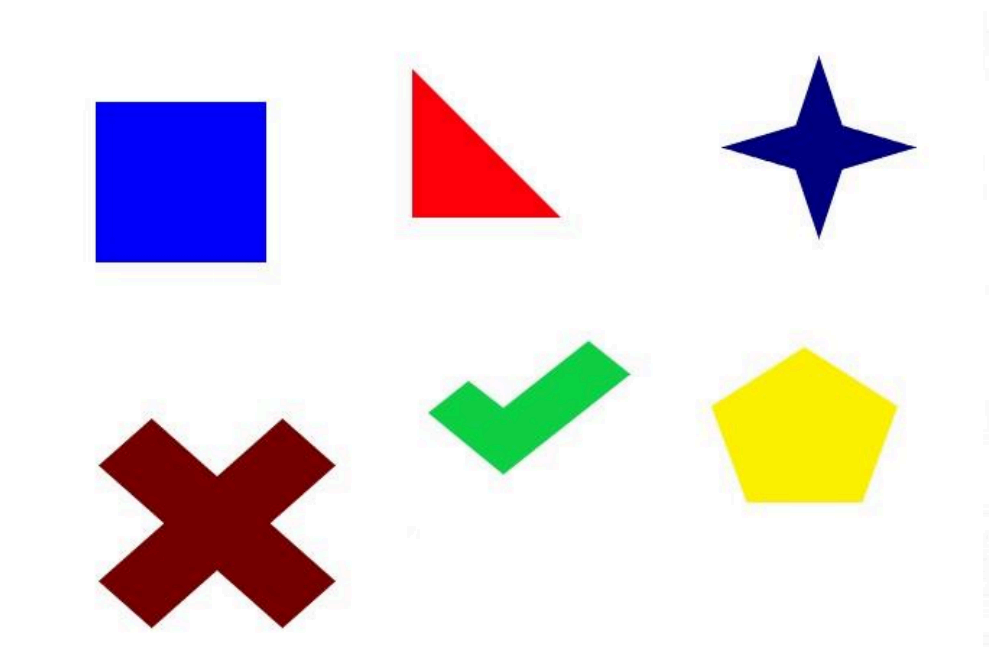
//> input picture test.png, 989 x 654 px, given in place of the camera
$ ./main   (built with g++ and OpenCV 4)
//> lines starting //> are read from the running program, lines starting //| are printed output that depends on the picture; after the words box and inside, x2 and y2 are one past the last pixel; in counts of white or black regions, pixels touching at a corner belong together
#include <opencv2/opencv.hpp>
#include <iostream>
#include <vector>

using namespace cv;
using namespace std;

int main()
{
    // 基础 1. 读取摄像头实时画面
    VideoCapture cap(0);
    if (!cap.isOpened())
    {
        cout << "无法打开摄像头或视频" << endl;
        return -1;
    }

    Mat frame, gray, binary, result;

    while (true)
    {
        // 读取一帧画面
        cap >> frame;
//> frame is the input picture: 654 rows x 989 cols, CV_8UC3; mean B, G, R 225.4, 223, 229.6
        if (frame.empty())
        {
            break;
        }

        // 基础4：显示原始画面  复制一个原始画面
        frame.copyTo(result);

        /* 图像预处理与二值化 */
        //基础2： 转换为灰度图
        cvtColor(frame, gray, COLOR_BGR2GRAY);
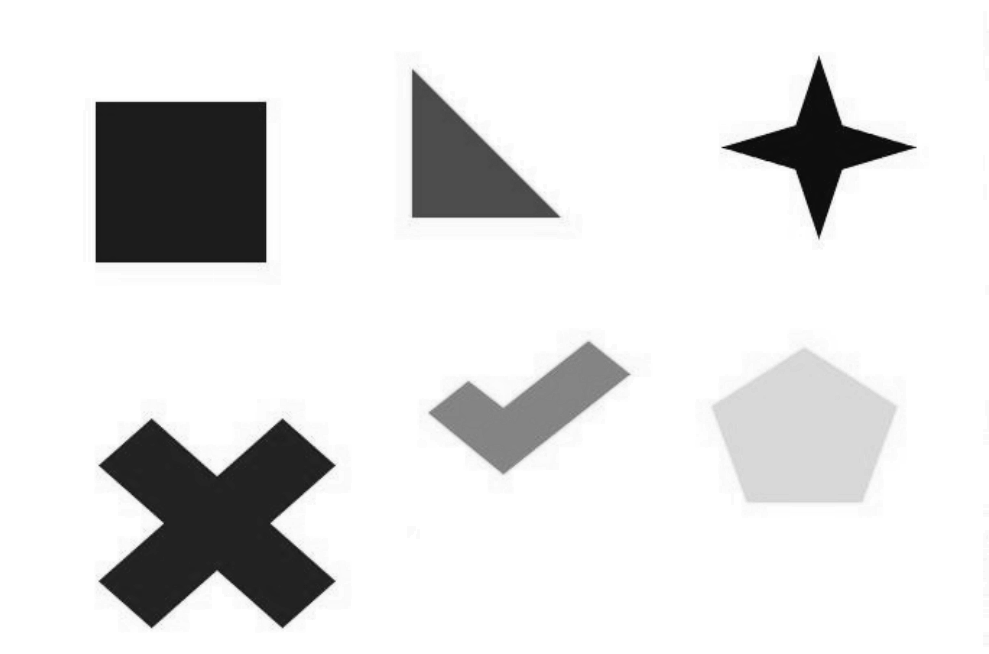
//> gray: 654 rows x 989 cols, CV_8UC1; min 8, max 255, mean 225.2

        // 进阶1：必要的去噪 高斯
        // 使用5x5的卷积核，消除图像中的高频噪点
        GaussianBlur(gray, gray, Size(5, 5), 0);
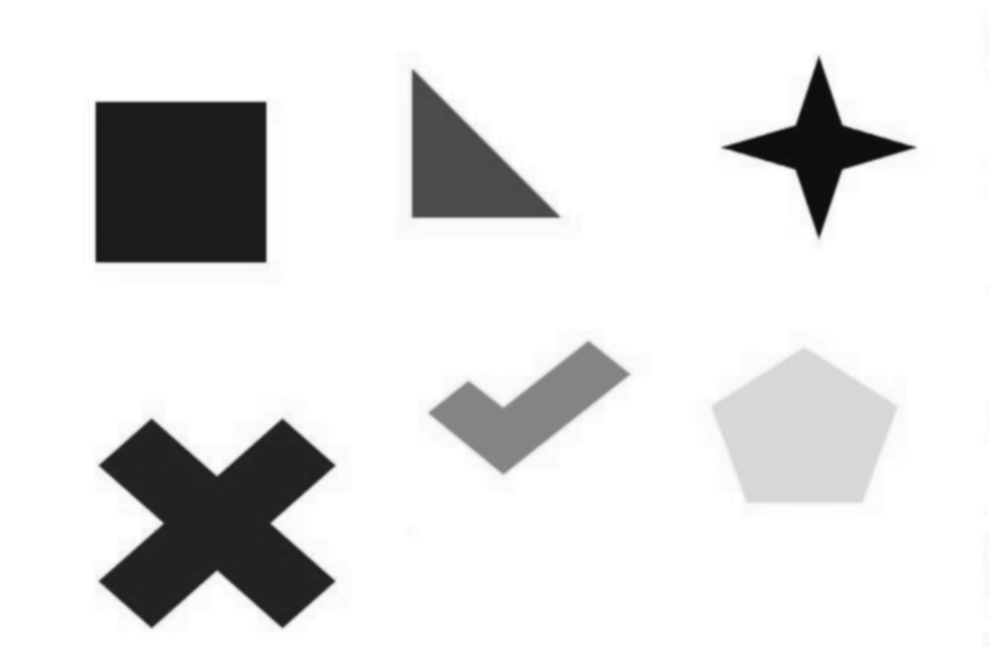
//> gray: 654 rows x 989 cols, CV_8UC1; 10.56% of pixels changed, all inside (x1, y1, x2, y2) = (82, 10, 989, 648)

        // 基础3：不得只使用单一固定阈值 自适应二值化
        // 使用 THRESH_OTSU，根据现场光照变化选择或调整二值化阈值
        threshold(gray, binary, 0, 255, THRESH_BINARY | THRESH_OTSU);
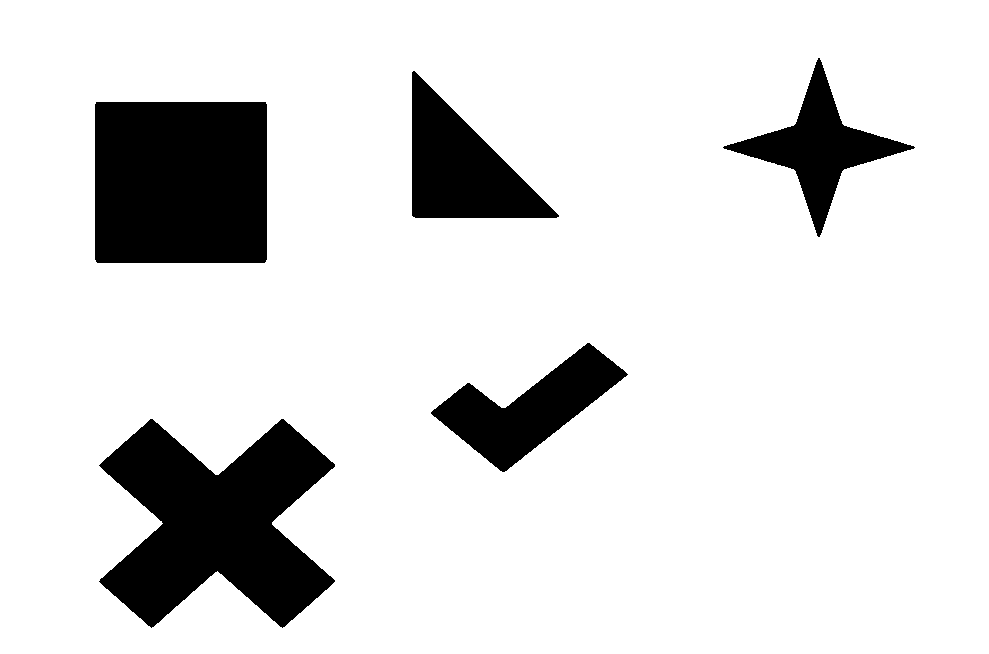
//> binary: 654 rows x 989 cols, CV_8UC1; 86.5% white; 5 black regions, box (x1, y1, x2, y2) and area: (99, 419, 335, 628) 29756, (95, 102, 267, 263) 27680, (412, 71, 559, 218) 11162, (431, 343, 628, 472) 10060, (723, 58, 915, 237) 8773

        // 进阶1：形态学处理 使用开运算
        Mat kernel = getStructuringElement(MORPH_RECT, Size(3, 3));
        morphologyEx(binary, binary, MORPH_OPEN, kernel);
//> binary: 654 rows x 989 cols, CV_8UC1; 86.5% white; 5 black regions

        /*轮廓检测与形状识别*/
        vector<vector<Point>> contours; // 存储所有轮廓
        vector<Vec4i> hierarchy;        // 轮廓的层级信息

        // RETR_EXTERNAL只找最外层，避免嵌套干扰
        findContours(binary, contours, hierarchy, RETR_EXTERNAL, CHAIN_APPROX_SIMPLE);
//> contours = 1 contour; box (x1, y1, x2, y2) and area: (0, 0, 989, 654) 645164


        for (size_t i = 0; i < contours.size(); i++)
        {
            // 过滤掉太小的轮廓、噪点
            double area = contourArea(contours[i]);  //计算面积
            if (area < 1000) continue; // 面积小于1000像素的忽略

            //  进阶2：识别形状 多边形逼近
            // 计算轮廓的周长
            double peri = arcLength(contours[i], true);   //选择闭合的为所需要的轮廓
            // 用多边形逼近轮廓，0.04*peri 是经验值，表示逼近精度，这个精度我上网查的
            vector<Point> approx;  //存储多边形顶点
            approxPolyDP(contours[i], approx, 0.04 * peri, true);

            //  获取轮廓的边界框 用于绘制
            Rect boundingRect = cv::boundingRect(contours[i]);
            string shapeName = "Unknown";
            Scalar color;

            // 根据顶点数量判断形状
            if (approx.size() == 3)
            {
                // 3个顶点：三角形
                shapeName = "Triangle";
                color = Scalar(0, 0, 255); // 红色
            }
            else if (approx.size() == 4)
            {
                // 4个顶点：矩形或正方形  计算边界框的宽高比

                float aspectRatio = (float)boundingRect.width / (float)boundingRect.height;
                // 宽高比接近1，认为是正方形 允许一定误差，比如0.85到1.15之间？这个范围调一下
                if (aspectRatio >= 0.85 && aspectRatio <= 1.15)
                {
                    shapeName = "Square";
                    color = Scalar(0, 255, 0); // 绿色
                }
                else
                {
                    shapeName = "Rectangle";
                    color = Scalar(255, 0, 0); // 蓝色
                }
            }
            else if (approx.size() > 6)
            {
                // 顶点数大于4，可能是圆形 ，不过可以试一下6，但是这样就中间有空出来的没检测
                // 通过判断轮廓面积与最小外接圆面积的比值来确认 圆形的比值接近1 ，这个借鉴了csdn上的 之前也试用过
                Point2f center;
                float radius;
                minEnclosingCircle(contours[i], center, radius);  //找到最小闭合的圆
                float circleArea = 3.14159 * radius * radius;  //计算圆的面积
                float ratio = area / circleArea;   //占比

                if (ratio > 0.7)
                { // 如果轮廓占据外接圆的70%以上，认为是圆 调一下
                    shapeName = "Circle";
                    color = Scalar(0, 255, 255); // 黄色
                }
            }

            //  进阶3 绘制结果
            if (shapeName != "Unknown")  //有轮廓
            {
                // 绘制轮廓 在原图上画
                drawContours(result, contours, (int)i, color, 2);

                // 绘制识别框
                rectangle(result, boundingRect, color, 2);

                // 绘制类别名称
                // 将类别名称的文字放在识别框的左上方
                putText(result, shapeName, Point(boundingRect.x, boundingRect.y - 10),
                        FONT_HERSHEY_SIMPLEX, 0.8, color, 2);
            }
        }
//> this loop made 1 pass
//> (area, peri, approx, boundingRect, aspectRatio) on pass 1: (645164, 3282, 4 Points (x, y): [0, 0], [0, 653], [988, 653], [988, 0], Rect(0, 0, 989, 654), 1.51)
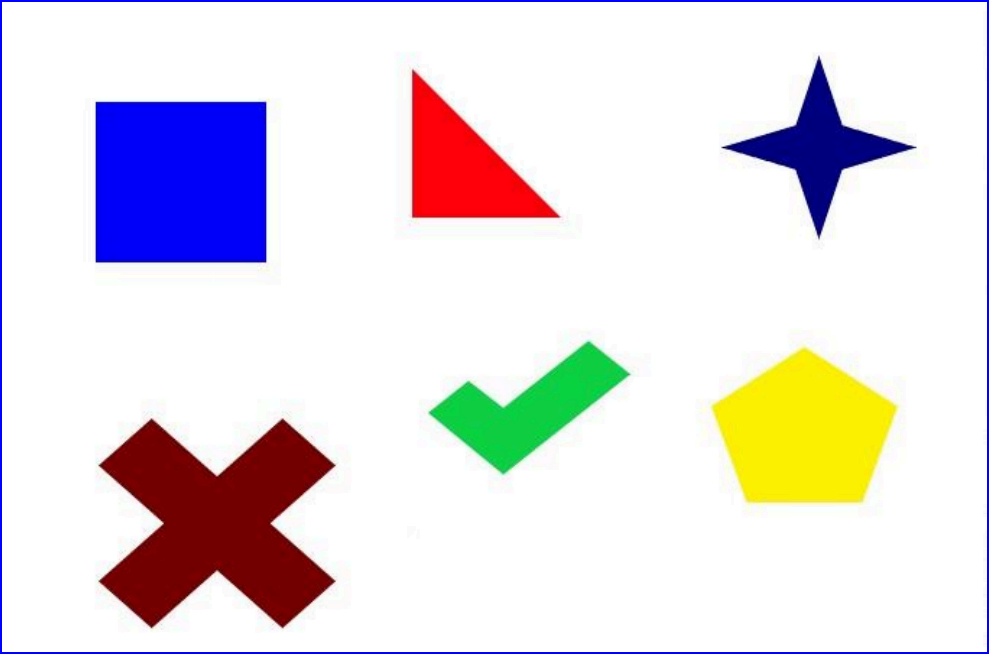
//> result: 654 rows x 989 cols, CV_8UC3; 1.01% of pixels changed, all inside (x1, y1, x2, y2) = (0, 0, 989, 654)

        // 基础4 ：实时显示画面
        imshow("1. Original Video原始", frame);  // 原始画面
        imshow("2. Binary Image二值化", binary);   // 二值化结果
        imshow("3. Final Result最终", result);   // 最终识别结果

        // 按下 ESC 键（键值 27）退出循环
        int key = waitKey(30);
//> the Esc key is pressed
        if (key == 27)
        {
            break;
        }
    }

    // 释放摄像头
    cap.release();
    //destroyAllWindows();

    return 0;
}
